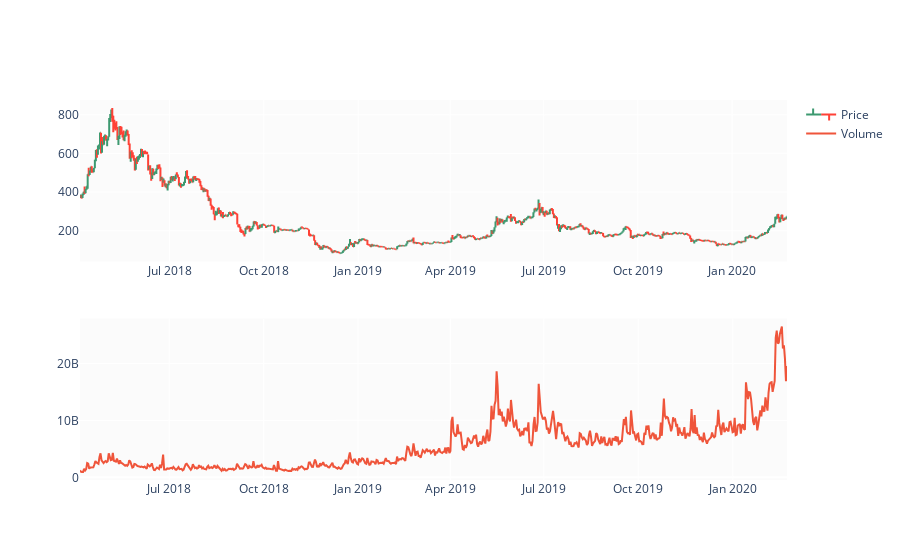

This figure's notebook cell:
### Code cell
# Change default background color for all visualizations
layout=go.Layout(paper_bgcolor='rgba(0,0,0,0)', plot_bgcolor='rgba(250,250,250,0.8)')
fig = go.Figure(layout=layout)
templated_fig = pio.to_templated(fig)
pio.templates['my_template'] = templated_fig.layout.template
pio.templates.default = 'my_template'


# Show charts when running kernel
init_notebook_mode(connected=True)
#Need to trim dataframe to a window so that I can actually run functions aginst it



fig = make_subplots(rows=2, cols=1)

fig.add_trace(go.Ohlc(x=df.index,
                      open=df.Open,
                      high=df.High,
                      low=df.Low,
                      close=df.Close,
                      name='Price'), row=1, col=1)

fig.add_trace(go.Scatter(x=df.index, y=df.Volume, name='Volume'), row=2, col=1)

fig.update(layout_xaxis_rangeslider_visible=False)
fig.show()

### Figure 1 — Plotly figure (JSON) as saved in the notebook; plotly's stock layout.template omitted (floating-point values rounded to 4 significant figures; data arrays with more than 128 entries replaced by an {"elided": "..."} marker saying what was removed)
{"data": [{"close": {"elided": "690 float values"}, "high": {"elided": "690 float values"}, "low": {"elided": "690 float values"}, "name": "Price", "open": {"elided": "690 float values"}, "type": "ohlc", "x": {"elided": "690 str values"}, "xaxis": "x", "yaxis": "y"}, {"name": "Volume", "type": "scatter", "x": {"elided": "690 str values"}, "xaxis": "x2", "y": {"elided": "690 int values"}, "yaxis": "y2"}], "layout": {"xaxis": {"anchor": "y", "domain": [0, 1], "rangeslider": {"visible": false}}, "xaxis2": {"anchor": "y2", "domain": [0, 1]}, "yaxis": {"anchor": "x", "domain": [0.575, 1]}, "yaxis2": {"anchor": "x2", "domain": [0, 0.425]}}}
